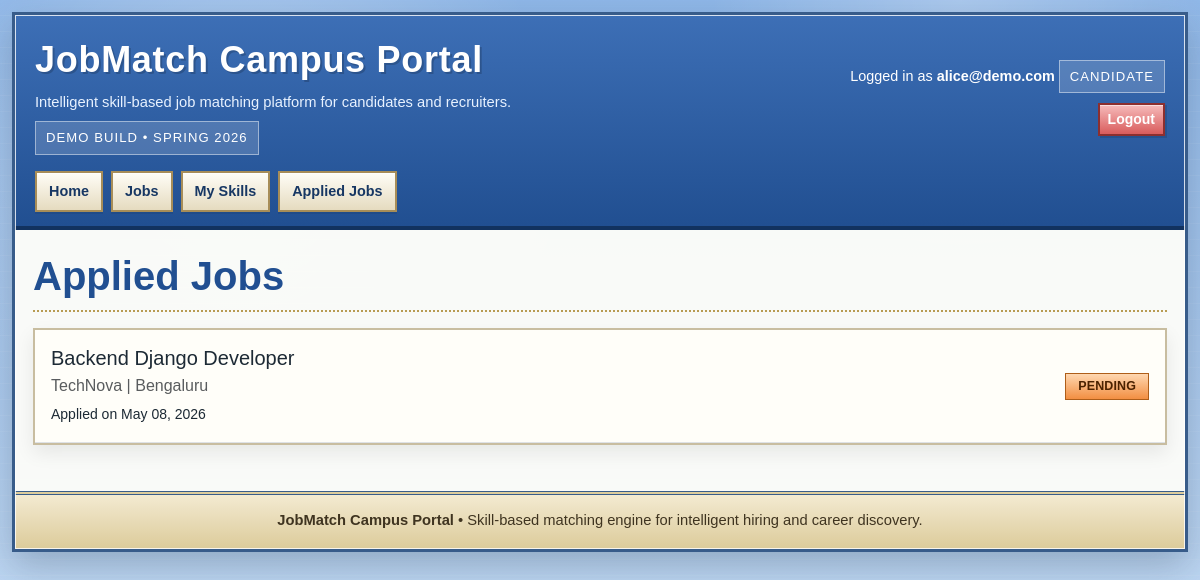
The app's page /applications/applied/ (signed in) with its own data.
### accounts/models.py (models this page shows, shortened)
class User(AbstractBaseUser, PermissionsMixin):
    email = models.EmailField(unique=True)
    is_active = models.BooleanField(default=True)
    is_staff = models.BooleanField(default=False)
    objects = UserManager()
    USERNAME_FIELD = "email"
    REQUIRED_FIELDS = []

### applications/models.py (models this page shows, shortened)
class JobApplication(models.Model):
    STATUS_CHOICES = [
        ('applied', 'Applied'),
        ('shortlisted', 'Shortlisted'),
        ('rejected', 'Rejected'),
    ]
    candidate = models.ForeignKey(CandidateProfile, on_delete=models.CASCADE)
    job = models.ForeignKey(Job, on_delete=models.CASCADE)
    status = models.CharField(max_length=20, choices=STATUS_CHOICES, default='applied')
    reviewer_notes = models.TextField(blank=True)
    reviewed_at = models.DateTimeField(null=True, blank=True)
    applied_at = models.DateTimeField(auto_now_add=True)
    updated_at = models.DateTimeField(auto_now=True)
    class Meta:
        unique_together = ('candidate', 'job')
        ordering = ['-applied_at']
        indexes = [
            models.Index(fields=['candidate']),
            models.Index(fields=['job']),
            models.Index(fields=['status']),
            models.Index(fields=['applied_at']),
        ]

### jobs/models.py (models this page shows, shortened)
class Job(models.Model):
    company = models.ForeignKey(Company, on_delete=models.PROTECT)
    created_by = models.ForeignKey(RecruiterProfile, null=True, blank=True, on_delete=models.SET_NULL)
    title = models.CharField(max_length=150, null=False)
    description = models.TextField()
    job_choice = [
        ('remote','Remote'),
        ('full_time','Full Time')
    ]
    job_type = models.CharField(max_length=20, choices=job_choice, default='full_time')
    location = models.CharField(max_length=100)
    salary_min = models.PositiveIntegerField(null=True, blank=True)
    salary_max = models.PositiveIntegerField(null=True, blank=True)
    application_deadline = models.DateField(null=True, blank=True)
    is_active = models.BooleanField(default=True)
    created_at = models.DateTimeField(auto_now_add=True)
    updated_at = models.DateTimeField(auto_now=True)
    class Meta:
        ordering = ['-created_at']
        indexes = [
            models.Index(fields=['company']),
            models.Index(fields=['created_by']),
            models.Index(fields=['is_active']),
            models.Index(fields=['created_at']),
        ]

### companies/models.py (models this page shows, shortened)
class Company(models.Model):
    name = models.CharField(max_length=100, unique=True)
    city = models.CharField(max_length=40)
    description = models.TextField()
    website = models.URLField(blank=True)
    contact_email = models.EmailField(blank=True)
    contact_phone = models.CharField(max_length=20, blank=True)
    created_at = models.DateTimeField(auto_now_add=True)
    updated_at = models.DateTimeField(auto_now=True)
    class Meta:
        ordering = ["name"]
        indexes = [
            models.Index(fields=["name"]),
            models.Index(fields=["city"]),
        ]

### applications/views.py (the view)
# urls.py: path('applied/', views.applied_jobs, name='applied_jobs'),
@login_required
@candidate_required
def applied_jobs(request):
    candidate = request.candidate_profile
    applications = JobApplication.objects.filter(candidate=candidate).select_related('job')
    return render(request, 'applications/applied_jobs.html', {
        'applications': applications
    })

### accounts/context_processors.py (called while the page is built)
def current_user_role(request):
    role = None
    if request.user.is_authenticated:
        if RecruiterProfile.objects.filter(user=request.user).exists():
            role = "recruiter"
        elif CandidateProfile.objects.filter(user=request.user).exists():
            role = "candidate"
    return {"current_user_role": role}

### applications/templates/applications/applied_jobs.html (shortened to what this page needs)
{% extends "base.html" %}
{% block content %}
<div class="page-title">
    <h1>Applied Jobs</h1>
</div>
{% if applications %}
    <div class="panel">
        <div class="card-body p-0">
        {% for app in applications %}
            <div class="p-3 border-bottom" style="background:#fffef9;">
                <div class="d-flex justify-content-between align-items-center flex-wrap gap-2">
                    <div>
                        <h5 class="mb-1">{{ app.job.title }}</h5>
                        <p class="mb-1 text-muted">{{ app.job.company.name }} | {{ app.job.location }}</p>
                        <small>Applied on {{ app.applied_at|date:"M d, Y" }}</small>
                    </div>
                    {% if app.status == 'applied' %}
                        <span class="badge" style="background: linear-gradient(180deg, #ffd7b0, #f28f42) !important; color: #4b2200 !important; border-color: #ae5e19 !important; padding: 6px 12px; font-weight: 700;">PENDING</span>
                    {% elif app.status == 'shortlisted' %}
                        <span class="badge" style="background: linear-gradient(180deg, #dff3c9, #88b95a) !important; color: #20310f !important; border-color: #4f7a30 !important; padding: 6px 12px; font-weight: 700;">SHORTLISTED</span>
                    {% elif app.status == 'rejected' %}
                        <span class="badge" style="background: linear-gradient(180deg, #f6bbbb, #d95c5c) !important; color: #fff !important; border-color: #8c2f2f !important; padding: 6px 12px; font-weight: 700;">REJECTED</span>
                    {% endif %}
                </div>
            </div>
        {% endfor %}
        </div>
    </div>
{% else %}
    <div class="alert alert-info">No applications yet.</div>
{% endif %}
{% endblock %}

### templates/base.html (shortened to what this page needs)
<!doctype html>
<html lang="en">
<head>
    <link href="https://cdn.jsdelivr.net/npm/bootstrap@5.3.3/dist/css/bootstrap.min.css" rel="stylesheet">
</head>
<body>
    <div class="site-shell">
        <header class="masthead">
            <div class="brand-row">
                <div>
                    <div class="brand-title">JobMatch Campus Portal</div>
                    <div class="brand-tagline">Intelligent skill-based job matching platform for candidates and recruiters.</div>
                    <div class="status-chip">Demo build • Spring 2026</div>
                </div>
                <div class="masthead-tools">
                    {% if user.is_authenticated %}
                        Logged in as <strong>{{ user.email }}</strong>
                        {% if current_user_role %}
                            <div class="status-chip" style="margin-top: 8px;">{{ current_user_role|upper }}</div>
                        {% endif %}
                    {% else %}
                        Guest access enabled
                    {% endif %}
                    <div class="toolbar">
                        {% if user.is_authenticated %}
                            <a href="{% url 'logout' %}" class="btn btn-danger btn-sm">Logout</a>
                        {% else %}
                            <a href="{% url 'login' %}" class="btn btn-primary btn-sm">Login</a>
                            <a href="{% url 'register' %}" class="btn btn-info btn-sm">Register</a>
                        {% endif %}
                    </div>
                </div>
            </div>
            <nav class="top-nav" aria-label="Primary">
                <a href="{% url 'home' %}">Home</a>
                <a href="{% url 'job_list' %}">Jobs</a>
                {% if user.is_authenticated %}
                    {% if current_user_role == 'candidate' %}
                        <a href="{% url 'candidate_skills' %}">My Skills</a>
                        <a href="{% url 'applied_jobs' %}">Applied Jobs</a>
                    {% elif current_user_role == 'recruiter' %}
                        <a href="{% url 'create_job' %}">Post Job</a>
                        <a href="{% url 'recruiter_jobs' %}">My Jobs</a>
                    {% endif %}
                {% else %}
                    <a href="{% url 'register_candidate' %}">Candidate Sign-up</a>
                    <a href="{% url 'register_recruiter' %}">Recruiter Sign-up</a>
                {% endif %}
            </nav>
        </header>
        <main class="content-wrap">
            {% block content %}{% endblock %}
        </main>
        <footer>
            <strong>JobMatch Campus Portal</strong> • Skill-based matching engine for intelligent hiring and career discovery.
        </footer>
    </div>
</body>
</html>

### templates/base.html (style rules this page uses)
:root { --ink: #1d2a35; --navy: #204a87; --sky: #d7e7ff; --panel: #fffdf5; --panel-edge: #c8bda0; --accent: #f4b400; --accent-2: #d94f4f; --shadow: rgba(27, 44, 61, 0.25); }
* { box-sizing: border-box; }
body { margin: 0; font-family: Verdana, Arial, Helvetica, sans-serif; color: var(--ink); background: radial-gradient(circle at 20% 20%, rgba(255,255,255,0.35), transparent 28%), radial-gradient(circle at 80% 0%, rgba(255,255,255,0.25), transparent 20%), linear-gradient(180deg, #8fb7e8 0%, #cde1f6 100%); background-attachment: fixed; line-height: 1.5; }
body::before { content: ""; position: fixed; inset: 0; pointer-events: none; background-image: linear-gradient(transparent 0 96%, rgba(255,255,255,0.18) 96% 100%); background-size: 100% 16px; opacity: 0.35; }
a { color: #214f91; }
.site-shell { width: min(1180px, calc(100% - 24px)); margin: 12px auto 28px; border: 3px solid #385c8a; background: rgba(252, 252, 248, 0.96); box-shadow: 0 14px 34px var(--shadow); position: relative; }
.site-shell::before { content: ""; position: absolute; inset: 0; pointer-events: none; border: 1px solid rgba(255,255,255,0.8); }
.masthead { padding: 18px 20px 14px; background: linear-gradient(180deg, #3d6fb6 0%, #214f91 100%); color: #fff; border-bottom: 4px solid #12325f; }
.brand-row { display: flex; justify-content: space-between; gap: 16px; align-items: center; flex-wrap: wrap; }
.brand-title { font-size: clamp(1.8rem, 3vw, 2.8rem); font-weight: 800; letter-spacing: 0.02em; text-shadow: 2px 2px 0 rgba(0,0,0,0.18); }
.brand-tagline { margin-top: 4px; font-size: 0.92rem; color: #e8f2ff; }
.status-chip { display: inline-block; padding: 6px 10px; margin-top: 8px; border: 1px solid rgba(255,255,255,0.45); background: rgba(255,255,255,0.16); font-size: 0.82rem; text-transform: uppercase; letter-spacing: 0.08em; }
.top-nav { display: flex; flex-wrap: wrap; gap: 8px; margin-top: 16px; }
.top-nav a { text-decoration: none; color: #173763; background: linear-gradient(180deg, #fffdf7, #e5dbbf); border: 2px solid #a78d58; padding: 8px 12px; font-size: 0.9rem; font-weight: 700; box-shadow: inset 0 1px 0 #fff, 0 2px 0 rgba(0,0,0,0.08); }
.masthead-tools { text-align: right; font-size: 0.9rem; }
.toolbar { display: flex; gap: 8px; justify-content: flex-end; flex-wrap: wrap; margin-top: 10px; }
.btn, .btn-primary, .btn-success, .btn-warning, .btn-danger, .btn-info, .btn-outline-secondary, .btn-outline-primary, .btn-outline-success, .btn-outline-danger { border-radius: 0 !important; border-width: 2px !important; font-weight: 700 !important; box-shadow: inset 0 1px 0 rgba(255,255,255,0.55), 2px 2px 0 rgba(0,0,0,0.12); text-transform: none; }
.btn-primary, .btn-success, .btn-warning, .btn-danger, .btn-info { color: #fff !important; }
.btn-danger { background: linear-gradient(180deg, #f6bbbb, #d95c5c); border-color: #8c2f2f !important; }
.content-wrap { padding: 18px 18px 28px; }
.panel { background: var(--panel); border: 2px solid var(--panel-edge); box-shadow: inset 0 1px 0 #fff, 0 8px 18px rgba(0,0,0,0.08); margin-bottom: 18px; }
.card-body { background: #fffef9; }
.badge { border-radius: 0 !important; border: 1px solid rgba(0,0,0,0.12); font-size: 0.78rem; letter-spacing: 0.01em; background: linear-gradient(180deg, #fff3bd, #f3cc6d) !important; color: #4d3800 !important; border-color: #af8b2f !important; font-weight: 700; }
.page-title { padding: 4px 0 10px; margin-bottom: 16px; border-bottom: 2px dotted #b89c54; }
.page-title h1, .page-title h2 { margin: 0; font-weight: 800; color: #214f91; }
footer { padding: 14px 18px 18px; border-top: 4px double #385c8a; background: linear-gradient(180deg, #f3ead1, #dccb9a); color: #3f3420; font-size: 0.92rem; text-align: center; }

### records on screen
User: email "alice@demo.com"
JobApplication: job "Backend Django Developer", job.company.name "TechNova", job.location "Bengaluru", applied_at "May 08, 2026", status "PENDING"

### other values on screen
{{ current_user_role|upper }} "CANDIDATE"
